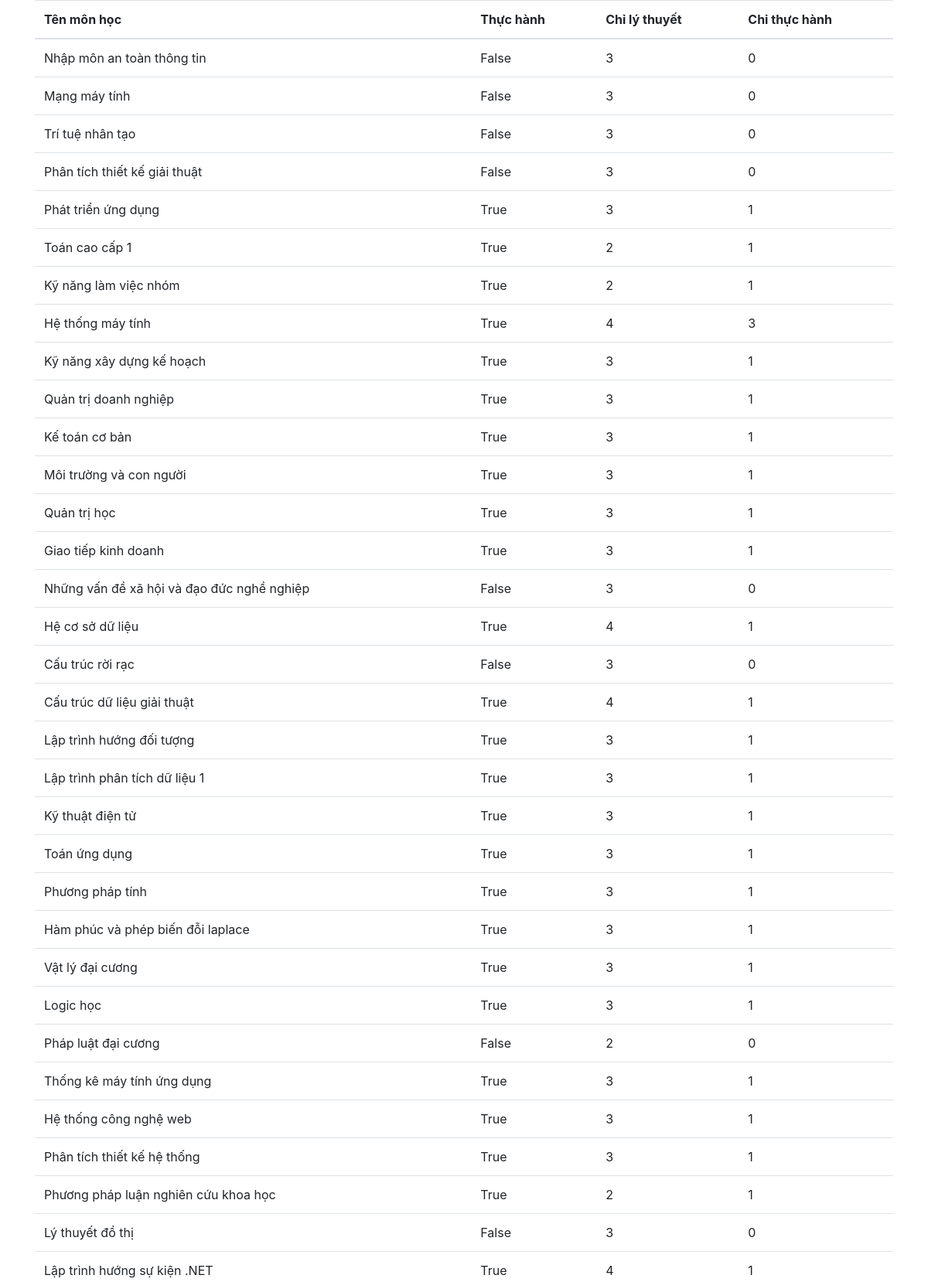
The page /mon-hoc/ (upper part) on the database its author committed.
### diem/models.py (models this page shows)
class MonHoc(models.Model):
    ten = models.CharField(max_length=200, unique=True)
    thuc_hanh = models.BooleanField(default=False)
    tong_chi = models.IntegerField()
    chi_th = models.IntegerField(default=0, blank=True)

### diem/views.py (the view, shortened to what this page needs)
# urls.py: path('mon-hoc/', views.ViewMonHoc.as_view(), name='monhoc'),
class ViewMonHoc(APIView):
    def get(self, request):
        monhoc = models.MonHoc.objects.all()
        return render(request, 'them_mon_hoc.html', {'monhoc': monhoc})

### templates/them_mon_hoc.html (shortened to what this page needs)
{% load static %}
<!DOCTYPE html>
<html lang="en">
<head>
    <link rel="stylesheet" href="https://maxcdn.bootstrapcdn.com/bootstrap/4.5.2/css/bootstrap.min.css" />
</head>
<body>
    <div class="container">
        <table class="table" id="tb_monHoc">
            <thead>
                <tr>
                    <th>Tên môn học</th>
                    <th>Thực hành</th>
                    <th>Chỉ lý thuyết</th>
                    <th>Chỉ thực hành</th>
                </tr>
            </thead>
            <tbody>
                {% for i in monhoc %}
                <tr id="{{ i.id }}">
                    <td>{{ i.ten }}</td>
                    <td>{{ i.thuc_hanh }}</td>
                    <td>{{ i.tong_chi }}</td>
                    <td>{{ i.chi_th }}</td>
                </tr>
                {% endfor %}
            </tbody>
        </table>
    </div>
</body>
</html>

### rows shown on the page
MonHoc: ten "Nhập môn an toàn thông tin", thuc_hanh "False", tong_chi "3", chi_th "0"
MonHoc: ten "Mạng máy tính", thuc_hanh "False", tong_chi "3", chi_th "0"
MonHoc: ten "Trí tuệ nhân tạo", thuc_hanh "False", tong_chi "3", chi_th "0"
MonHoc: ten "Phân tích thiết kế giải thuật", thuc_hanh "False", tong_chi "3", chi_th "0"
MonHoc: ten "Phát triển ứng dụng", thuc_hanh "True", tong_chi "3", chi_th "1"
MonHoc: ten "Toán cao cấp 1", thuc_hanh "True", tong_chi "2", chi_th "1"
MonHoc: ten "Kỹ năng làm việc nhóm", thuc_hanh "True", tong_chi "2", chi_th "1"
MonHoc: ten "Hệ thống máy tính", thuc_hanh "True", tong_chi "4", chi_th "3"
MonHoc: ten "Kỹ năng xây dựng kế hoạch", thuc_hanh "True", tong_chi "3", chi_th "1"
MonHoc: ten "Quản trị doanh nghiệp", thuc_hanh "True", tong_chi "3", chi_th "1"
MonHoc: ten "Kế toán cơ bản", thuc_hanh "True", tong_chi "3", chi_th "1"
MonHoc: ten "Môi trường và con người", thuc_hanh "True", tong_chi "3", chi_th "1"
MonHoc: ten "Quản trị học", thuc_hanh "True", tong_chi "3", chi_th "1"
MonHoc: ten "Giao tiếp kinh doanh", thuc_hanh "True", tong_chi "3", chi_th "1"
MonHoc: ten "Những vấn đề xã hội và đạo đức nghề nghiệp", thuc_hanh "False", tong_chi "3", chi_th "0"
MonHoc: ten "Hệ cơ sở dữ liệu", thuc_hanh "True", tong_chi "4", chi_th "1"
MonHoc: ten "Cấu trúc rời rạc", thuc_hanh "False", tong_chi "3", chi_th "0"
MonHoc: ten "Cấu trúc dữ liệu giải thuật", thuc_hanh "True", tong_chi "4", chi_th "1"
MonHoc: ten "Lập trình hướng đối tượng", thuc_hanh "True", tong_chi "3", chi_th "1"
MonHoc: ten "Lập trình phân tích dữ liệu 1", thuc_hanh "True", tong_chi "3", chi_th "1"
MonHoc: ten "Kỹ thuật điện tử", thuc_hanh "True", tong_chi "3", chi_th "1"
MonHoc: ten "Toán ứng dụng", thuc_hanh "True", tong_chi "3", chi_th "1"
MonHoc: ten "Phương pháp tính", thuc_hanh "True", tong_chi "3", chi_th "1"
MonHoc: ten "Hàm phúc và phép biến đỗi laplace", thuc_hanh "True", tong_chi "3", chi_th "1"
MonHoc: ten "Vật lý đại cương", thuc_hanh "True", tong_chi "3", chi_th "1"
MonHoc: ten "Logic học", thuc_hanh "True", tong_chi "3", chi_th "1"
MonHoc: ten "Pháp luật đại cương", thuc_hanh "False", tong_chi "2", chi_th "0"
MonHoc: ten "Thống kê máy tính ứng dụng", thuc_hanh "True", tong_chi "3", chi_th "1"
MonHoc: ten "Hệ thống công nghệ web", thuc_hanh "True", tong_chi "3", chi_th "1"
MonHoc: ten "Phân tích thiết kế hệ thống", thuc_hanh "True", tong_chi "3", chi_th "1"
MonHoc: ten "Phương pháp luận nghiên cứu khoa học", thuc_hanh "True", tong_chi "2", chi_th "1"
MonHoc: ten "Lý thuyết đồ thị", thuc_hanh "False", tong_chi "3", chi_th "0"
MonHoc: ten "Lập trình hướng sự kiện .NET", thuc_hanh "True", tong_chi "4", chi_th "1"
